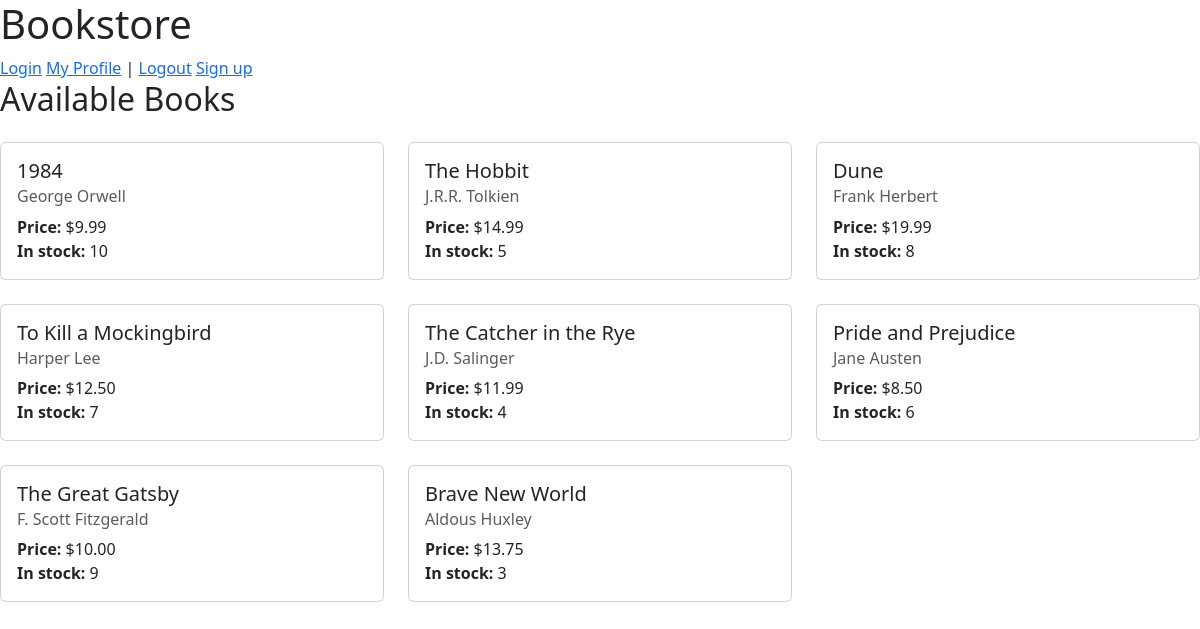
Page /start.php on the committed database.
### tables this page shows
CREATE TABLE Books (
    book_id INT AUTO_INCREMENT PRIMARY KEY,
    title VARCHAR(255) NOT NULL,
    author VARCHAR(255) NOT NULL,
    price DECIMAL(10, 2) NOT NULL,
    stock INT NOT NULL
);

### start.php (the view, shortened to what this page needs)
<?php
$servername = "localhost";
$username = "root";
$password = "369girlsdr1nk";
$database = "bookstore";
$connection = new PDO("mysql:host=$servername;dbname=$database", $username, $password);
$connection->setAttribute(PDO::ATTR_ERRMODE, PDO::ERRMODE_EXCEPTION);
?>
<!DOCTYPE html>
<html>
<head>
    <link href="https://cdn.jsdelivr.net/npm/bootstrap@5.3.3/dist/css/bootstrap.min.css" rel="stylesheet">
  </head>
<body>
    <h1>Bookstore</h1>
        <a href="login.php">Login</a>
        <a href="profile.php">My Profile</a> |
        <a href="logout.php">Logout</a>
        <a href="register.php">Sign up</a>
    <h2 class="mb-4">Available Books</h2>
        <div class="row row-cols-1 row-cols-md-3 g-4">
            <?php
            $result = $connection->query("SELECT * FROM Books");
            foreach($result as $book):
            ?>
                <div class="col">
                    <div class="card h-100">
                        <div class="card-body">
                            <h5 class="card-title"><?= htmlspecialchars($book['title']) ?></h5>
                            <h6 class="card-subtitle mb-2 text-muted"><?= htmlspecialchars($book['author']) ?></h6>
                            <p class="card-text">
                                <strong>Price:</strong> $<?= number_format($book['price'], 2) ?><br>
                                <strong>In stock:</strong> <?= (int)$book['stock'] ?>
                            </p>
                        </div>
                    </div>
                </div>
            <?php endforeach; ?>
        </div>
</body>
</html>

### rows in the picture
books: title "1984", author "George Orwell", price "9.99", stock "10"
books: title "The Hobbit", author "J.R.R. Tolkien", price "14.99", stock "5"
books: title "Dune", author "Frank Herbert", price "19.99", stock "8"
books: title "To Kill a Mockingbird", author "Harper Lee", price "12.50", stock "7"
books: title "The Catcher in the Rye", author "J.D. Salinger", price "11.99", stock "4"
books: title "Pride and Prejudice", author "Jane Austen", price "8.50", stock "6"
books: title "The Great Gatsby", author "F. Scott Fitzgerald", price "10.00", stock "9"
books: title "Brave New World", author "Aldous Huxley", price "13.75", stock "3"
